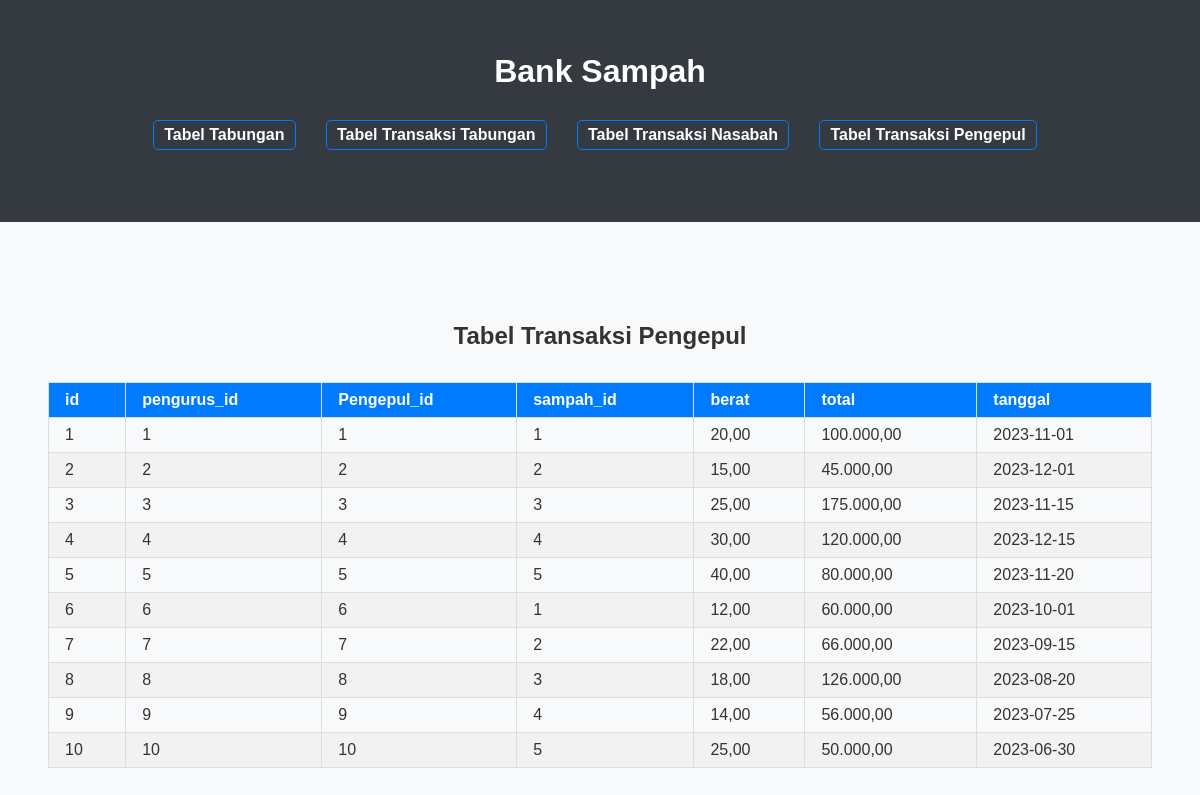
The page /Petugas_Keuangan/Transaksi_Pengepul.php on the database its author committed.
### tables this page shows
CREATE TABLE `transaksi_pengepul` (
  `id` int(11) NOT NULL,
  `pengurus_id` int(11) DEFAULT NULL,
  `pengepul_id` int(11) DEFAULT NULL,
  `sampah_id` int(11) DEFAULT NULL,
  `berat` decimal(10,2) NOT NULL,
  `total` decimal(10,2) NOT NULL,
  `tanggal` date NOT NULL
);

### Petugas_Keuangan/Transaksi_Pengepul.php (the view, shortened to what this page needs)
<!DOCTYPE html>
<html lang="en">
<head>
    <link rel="stylesheet" href="Tabel.css">
</head>
<body>
    <header>
        <h1>Bank Sampah</h1>
        <nav>
            <ul>
                <li><a href="Tabungan.php">Tabel Tabungan</a></li>
                <li><a href="Transaksi_Tabungan.php">Tabel Transaksi Tabungan</a></li>
                <li><a href="Transaksi_Nasabah.php">Tabel Transaksi Nasabah</a></li>
                <li><a href="Transaksi_Pengepul.php">Tabel Transaksi Pengepul</a></li>
            </ul>
        </nav>
    </header>
    <main>
        <h2>Tabel Transaksi Pengepul</h2>
        <table class="data-table">
            <thead>
                <tr>
                    <th>id</th>
                    <th>pengurus_id</th>
                    <th>Pengepul_id</th>
                    <th>sampah_id</th>
                    <th>berat</th>
                    <th>total</th>
                    <th>tanggal</th>
                </tr>
            </thead>
            <tbody>
            <?php
                include '../koneksi/koneksi.php';
                $sql = "SELECT * FROM transaksi_pengepul";
                $result = $conn->query($sql);
                if ($result->num_rows > 0) {
                    while ($row = $result->fetch_assoc()) {
                        echo "<tr>";
                        echo "<td>" . htmlspecialchars($row['id']) . "</td>";
                        echo "<td>" . htmlspecialchars($row['pengurus_id']) . "</td>";
                        echo "<td>" . htmlspecialchars($row['pengepul_id']) . "</td>";
                        echo "<td>" . htmlspecialchars($row['sampah_id']) . "</td>";
                        echo "<td>" . number_format($row['berat'], 2, ',', '.') . "</td>";
                        echo "<td>" . number_format($row['total'], 2, ',', '.') . "</td>";
                        echo "<td>" . htmlspecialchars($row['tanggal']) . "</td>";
                        echo "</tr>";
                    }
                } else {
                    echo "<tr><td colspan='4'>Tidak ada data</td></tr>";
                }
            ?>
            </tbody>
        </table>
    </main>
</body>
</html>

### Petugas_Keuangan/Tabel.css (style rules this page uses)
body { font-family: Arial, sans-serif; margin: 0; padding: 0; background-color: #f8f9fa; color: #333; }
header { background-color: #343a40; color: #fff; padding: 2em; text-align: center; margin-bottom: 2em; }
nav { background-color: #343a40; margin-bottom: 2em; }
nav ul { list-style-type: none; margin: 0; padding: 0; text-align: center; }
nav ul li { display: inline; margin-right: 10px; }
nav ul li a { color: #fff; text-decoration: none; padding: 5px 10px; border-radius: 5px; transition: background-color 0.3s; }
main { padding: 3em; text-align: center; }
ul { list-style-type: none; padding: 0; }
li { margin: 2em 0; }
a { text-decoration: none; color: #007bff; font-weight: bold; padding: 1em 2em; border: 1px solid #007bff; border-radius: 5px; transition: background-color 0.3s, color 0.3s; display: inline-block; margin: 0.5em; }
.data-table { width: 100%; border-collapse: collapse; margin: 2em 0; }
.data-table th, .data-table td { border: 1px solid #ddd; padding: 0.5em 1em; text-align: left; }
.data-table th { background-color: #007bff; color: white; }
.data-table tr:nth-child(even) { background-color: #f2f2f2; }

### rows shown on the page
transaksi_pengepul: id "1", pengurus "1", pengepul "1", sampah "1", berat "20,00", total "100.000,00", tanggal "2023-11-01"
transaksi_pengepul: id "2", pengurus "2", pengepul "2", sampah "2", berat "15,00", total "45.000,00", tanggal "2023-12-01"
transaksi_pengepul: id "3", pengurus "3", pengepul "3", sampah "3", berat "25,00", total "175.000,00", tanggal "2023-11-15"
transaksi_pengepul: id "4", pengurus "4", pengepul "4", sampah "4", berat "30,00", total "120.000,00", tanggal "2023-12-15"
transaksi_pengepul: id "5", pengurus "5", pengepul "5", sampah "5", berat "40,00", total "80.000,00", tanggal "2023-11-20"
transaksi_pengepul: id "6", pengurus "6", pengepul "6", sampah "1", berat "12,00", total "60.000,00", tanggal "2023-10-01"
transaksi_pengepul: id "7", pengurus "7", pengepul "7", sampah "2", berat "22,00", total "66.000,00", tanggal "2023-09-15"
transaksi_pengepul: id "8", pengurus "8", pengepul "8", sampah "3", berat "18,00", total "126.000,00", tanggal "2023-08-20"
transaksi_pengepul: id "9", pengurus "9", pengepul "9", sampah "4", berat "14,00", total "56.000,00", tanggal "2023-07-25"
transaksi_pengepul: id "10", pengurus "10", pengepul "10", sampah "5", berat "25,00", total "50.000,00", tanggal "2023-06-30"
